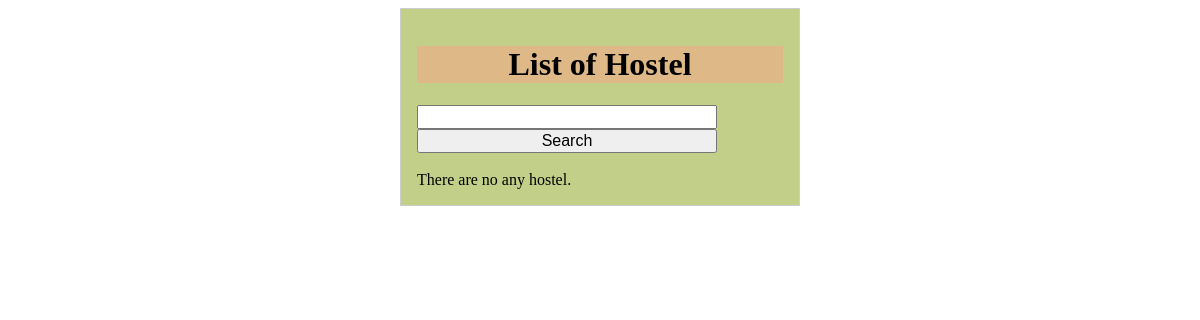
Before: /hostel/ with the older database file.
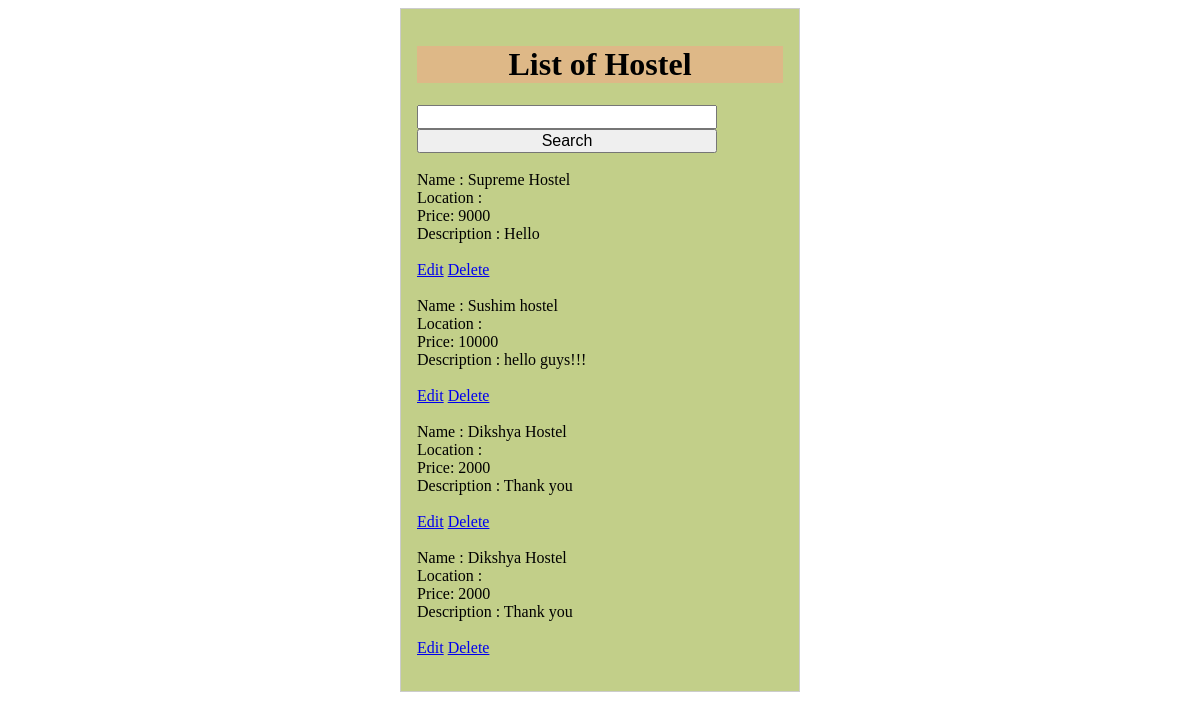
After: the same page with the newer database file.
### Hostel/models.py (models this page shows, shortened)
class Hostel(models.Model):
    Name = models.CharField(max_length=25)
    Price = models.CharField(max_length=7)
    Description = models.TextField()
    addresses = models.ManyToManyField('Location')

### Hostel/views.py (the view)
# urls.py: path('hostel/',hostel_list),
def hostel_list(request):
    list_of_Hostels= Hostel.objects.all()
    context_variable = {
        'Hostel':list_of_Hostels
    }
    return render(request,'Hostel.html',context_variable)

### Hostel/templates/Hostel.html (shortened to what this page needs)
<!DOCTYPE html>
<html lang="en">
<head>
</head>
<body>
	<form>
    <h1>List of Hostel</h1>
    <form action="search" method="get">
      <input type="text" name="search" padding:3px>
      <input type="submit" value="Search">
      <br>
		   <br>
				{% for hostel in Hostel %}
				Name  : {{hostel.Name}} <br>
				Location : {{hostel.Location}} <br>
				Price: {{hostel.Price}}<br>
				Description : {{hostel.Description}}<br>
					 <br>
					 <a href="edit/{{hostel.id}}">Edit</a></a>
					 <a href="delete/{{hostel.id}}">Delete</a><br>
					<br>
					 {% empty %}
					 There are no any hostel.
						 {% endfor %}
            </form>
	<br>
</body>
</html>

Changed rows visible on the page:
added Hostel: Name "Supreme Hostel", Price "9000", Description "Hello"
added Hostel: Name "Sushim hostel", Price "10000", Description "hello guys!!!"
added Hostel: Name "Dikshya Hostel", Price "2000", Description "Thank you"
added Hostel: Name "Dikshya Hostel", Price "2000", Description "Thank you"
Other visible differences:
text no longer shown: "There are no any hostel."
